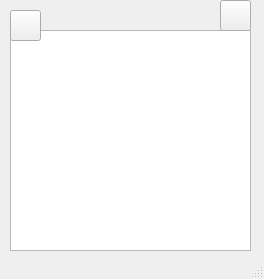
<?xml version="1.0" encoding="UTF-8"?>
<ui version="4.0">
 <class>MainWindow</class>
 <widget class="QMainWindow" name="MainWindow">
  <property name="geometry">
   <rect>
    <x>0</x>
    <y>0</y>
    <width>264</width>
    <height>279</height>
   </rect>
  </property>
  <property name="windowTitle">
   <string>MainWindow</string>
  </property>
  <widget class="QWidget" name="centralwidget">
   <widget class="QTextEdit" name="textEdit">
    <property name="geometry">
     <rect>
      <x>10</x>
      <y>30</y>
      <width>241</width>
      <height>221</height>
     </rect>
    </property>
   </widget>
   <widget class="QPushButton" name="closeButton">
    <property name="geometry">
     <rect>
      <x>10</x>
      <y>10</y>
      <width>31</width>
      <height>31</height>
     </rect>
    </property>
    <property name="text">
     <string/>
    </property>
    <property name="icon">
     <iconset>
      <normaloff>images/add.png</normaloff>images/add.png</iconset>
    </property>
   </widget>
   <widget class="QPushButton" name="addButton">
    <property name="geometry">
     <rect>
      <x>220</x>
      <y>0</y>
      <width>31</width>
      <height>31</height>
     </rect>
    </property>
    <property name="text">
     <string/>
    </property>
    <property name="icon">
     <iconset>
      <normaloff>images/cross.png</normaloff>images/cross.png</iconset>
    </property>
   </widget>
  </widget>
  <widget class="QStatusBar" name="statusbar"/>
 </widget>
 <resources/>
 <connections/>
</ui>
